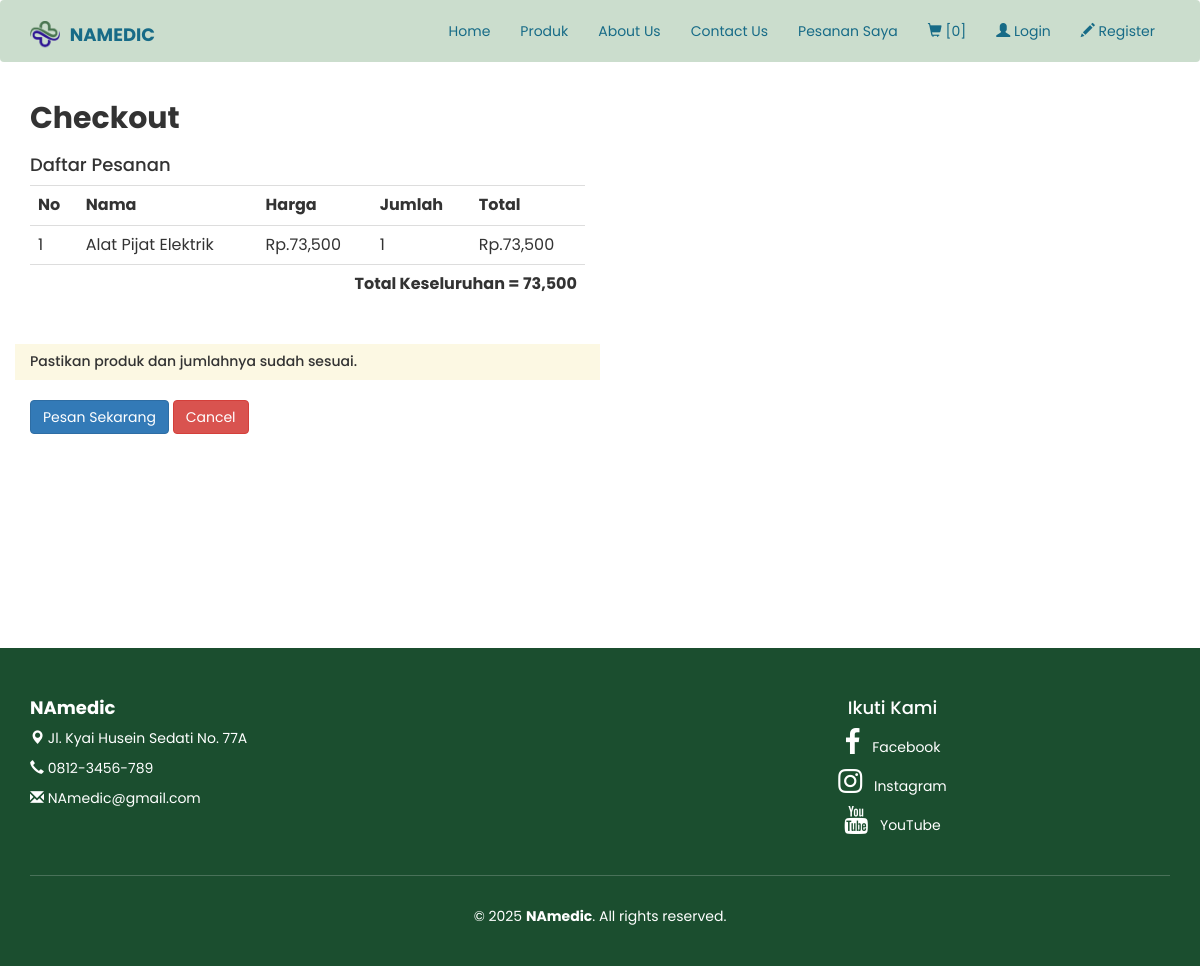
Screenshot of /checkout.php?kode_cs=C0010 with the database file from the repository.
### tables this page shows
CREATE TABLE `keranjang` (
  `id_keranjang` int(11) NOT NULL,
  `kode_customer` varchar(100) NOT NULL,
  `kode_produk` varchar(100) NOT NULL,
  `nama_produk` varchar(100) NOT NULL,
  `qty` int(11) NOT NULL,
  `harga` int(11) NOT NULL
);

### checkout.php (the view, shortened to what this page needs)
<head>
</head>
<?php
include 'header.php';
$kd = mysqli_real_escape_string($conn, $_GET['kode_cs']);
?>
<div class="container" style="padding-bottom: 200px">
    <h2 style=" width: 100%; font-family: poppins;"><b>Checkout</b></h2>
    <div class="row">
        <div class="col-md-6">
            <h4>Daftar Pesanan</h4>
            <table class="table table-stripped">
                <tr>
                    <th>No</th>
                    <th>Nama</th>
                    <th>Harga</th>
                    <th>Jumlah</th>
                    <th>Total</th>
                </tr>
                <?php
                $result = mysqli_query($conn, "SELECT * FROM keranjang WHERE kode_customer = '$kd'");
                $no = 1;
                $hasil = 0;
                while($row = mysqli_fetch_assoc($result)){
                    ?>
                    <tr>
                        <td><?= $no; ?></td>
                        <td><?= $row['nama_produk']; ?></td>
                        <td>Rp.<?= number_format($row['harga']); ?></td>
                        <td><?= $row['qty']; ?></td>
                        <td>Rp.<?= number_format($row['harga'] * $row['qty']);  ?></td>
                    </tr>
                    <?php
                    $total = $row['harga'] * $row['qty'];
                    $hasil += $total;
                    $no++;
                }
                ?>
                <tr>
                    <td colspan="5" style="text-align: right; font-weight: bold;">Total Keseluruhan = <?= number_format($hasil); ?></td>
                </tr>
            </table>
        </div>
    </div>
    <br>
    <div class="row">
        <div class="col-md-6 bg-warning">
            <h5>Pastikan produk dan jumlahnya sudah sesuai. </h5>
        </div>
    </div>
    <br>
    <form action="proses/order.php" method="POST">
        <button type="submit" class="btn btn-primary">Pesan Sekarang</button>
        <a href="keranjang.php" class="btn btn-danger">Cancel</a>
    </form>
</div>
<?php
include 'footer.php';
?>

### css/style.css (style rules this page uses)
body { margin:0; padding: 0; }

### checkout.php (style rules this page uses)
body { font-family: poppins; }

### rows the page displays
keranjang: nama_produk "Alat Pijat Elektrik", harga "73,500", qty "1", $row['harga'] * $row['qty'] "73,500"

### other values shown
$hasil "73,500"
